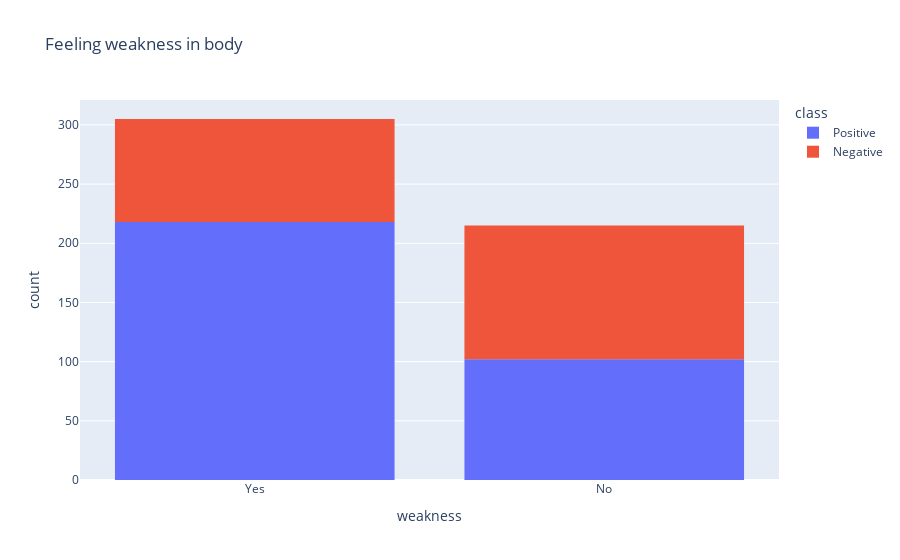

Notebook cell for this chart:
### Markdown cell above
## Distribution of Weakness

### Code cell
wkns = px.histogram(df, x = 'weakness', color = 'class', title="Feeling weakness in body")
wkns.show() 

wkns = ['weakness', 'class']
sm = sns.light_palette("green", as_cmap=True)
(round(pd.crosstab(df[wkns [0]],df[wkns [1]], normalize='columns') * 100,2)).style.background_gradient(cmap = sm)

### Figure 1 — Plotly figure (JSON) as saved in the notebook; plotly's stock layout.template omitted (floating-point values rounded to 4 significant figures; data arrays with more than 128 entries replaced by an {"elided": "..."} marker saying what was removed)
{"data": [{"alignmentgroup": "True", "bingroup": "x", "hovertemplate": "class=Positive<br>weakness=%{x}<br>count=%{y}<extra></extra>", "legendgroup": "Positive", "marker": {"color": "#636efa", "pattern": {"shape": ""}}, "name": "Positive", "offsetgroup": "Positive", "orientation": "v", "showlegend": true, "type": "histogram", "x": {"elided": "320 str values"}, "xaxis": "x", "yaxis": "y"}, {"alignmentgroup": "True", "bingroup": "x", "hovertemplate": "class=Negative<br>weakness=%{x}<br>count=%{y}<extra></extra>", "legendgroup": "Negative", "marker": {"color": "#EF553B", "pattern": {"shape": ""}}, "name": "Negative", "offsetgroup": "Negative", "orientation": "v", "showlegend": true, "type": "histogram", "x": {"elided": "200 str values"}, "xaxis": "x", "yaxis": "y"}], "layout": {"autosize": true, "barmode": "relative", "legend": {"title": {"text": "class"}, "tracegroupgap": 0}, "title": {"text": "Feeling weakness in body"}, "xaxis": {"anchor": "y", "autorange": true, "domain": [0, 1], "range": [-0.5, 1.5], "title": {"text": "weakness"}, "type": "category"}, "yaxis": {"anchor": "x", "autorange": true, "domain": [0, 1], "range": [0, 321.1], "title": {"text": "count"}}}}
